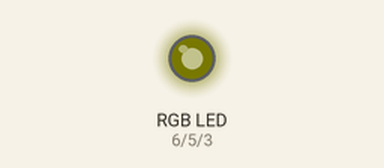
Bench run of a sketch on a simulated Arduino Uno, built with avr-gcc and run on an emulated ATmega328P. Shown: an RGB LED mixed from three pins (HIGH = lit). Dim RGB values are drawn brighter than linear; random numbers use the default seed unless the sketch sets one.

Above: at 0.15 s.
At 2.55 s:
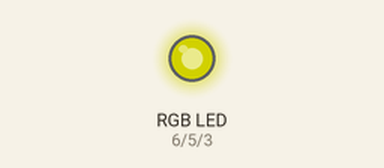
At 8.6 s:
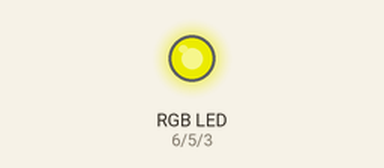
At 17.4 s:
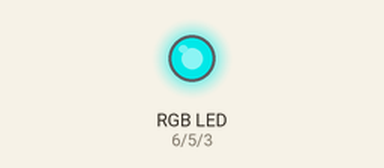
At 31.1 s:
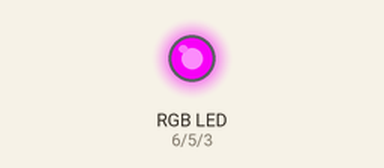
At 36.8 s:
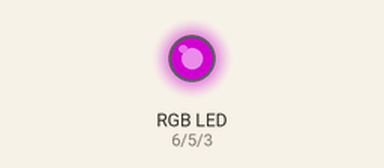
Timing chart, 0 to 40.0 s (numbered marks = the images above):
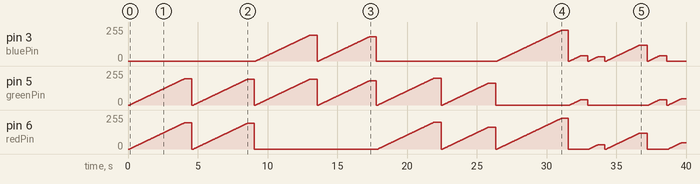

The sketch:

exp05_ledrgb02.ino
```cpp
/************************************************************************************
* IMBRAX - INDUSTRIA MECATRONICA BRASILEIRA
* Nome: exp05_ledrgb02
* Descricao: Gera um numero aleatorio entre 0 e 2, dependendo do numero uma cor do led
* fica apagada por completo. As outras duas cores variam de 0 ate um valor maximo
* igual ao segundo numero aleatorio gerado.
*
* Escrito por: Diego W. Antunes <diego@imbrax.com.br>
* Data: 01/10/2011
*************************************************************************************/

/************************************************************************************
* Constantes utilizadas no programa
************************************************************************************/
const int redPin = 6;    // RED pin of the LED to PWM pin 4
const int greenPin = 5;  // GREEN pin of the LED to PWM pin 5
const int bluePin = 3;   // BLUE pin of the LED to PWM pin 6

/************************************************************************************
* Variaveis
************************************************************************************/

/************************************************************************************
* Funcao: setup
* Descricao: Faz a configuracao e inicializacao de algumas variaveis importantes
* Notas:
************************************************************************************/
void setup()
{
  pinMode(redPin, OUTPUT);
  pinMode(greenPin, OUTPUT);
  pinMode(bluePin, OUTPUT);
  Serial.begin(9600);
  // Inicializa o gerador de numeros aleatorios com o retorno da entrada A0
  randomSeed(analogRead(0));
}

/************************************************************************************
* Funcao: loop
* Descricao: Loop principal onde o microcontrolador deve passar a maior parte do tempo
* Notas:
************************************************************************************/
void loop()
{
  int randNumber = 0;
  int ledFixo = 0;

  analogWrite(greenPin, 0);
  analogWrite(redPin, 0);
  analogWrite(bluePin, 0);

  delay(100);

  ledFixo = random(3);
  randNumber = random(255);

  for (int i = 0; i < randNumber; i++) {
    if (ledFixo == 0)
      analogWrite(redPin, 0);
    else
      analogWrite(redPin, i);

    if (ledFixo == 1)
      analogWrite(greenPin, 0);
    else
      analogWrite(greenPin, i);

    if (ledFixo == 2)
      analogWrite(bluePin, 0);
    else
      analogWrite(bluePin, i);

    // Aguarda 20ms
    delay(20);
  }


  delay(500);
}
```
